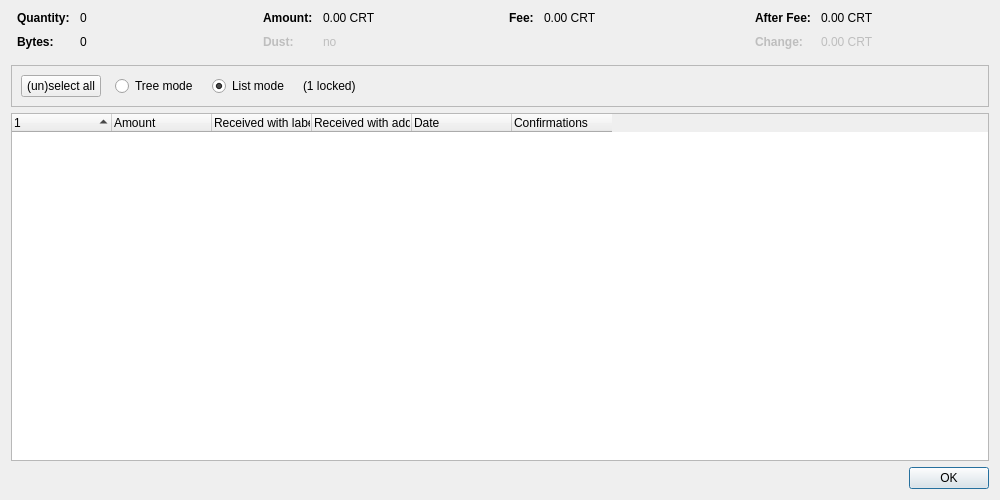
<?xml version="1.0" encoding="UTF-8"?>
<ui version="4.0">
 <class>CoinControlDialog</class>
 <widget class="QDialog" name="CoinControlDialog">
  <property name="geometry">
   <rect>
    <x>0</x>
    <y>0</y>
    <width>1000</width>
    <height>500</height>
   </rect>
  </property>
  <property name="windowTitle">
   <string>Coin Selection</string>
  </property>
  <layout class="QVBoxLayout" name="verticalLayout">
   <item>
    <layout class="QHBoxLayout" name="horizontalLayoutTop" stretch="0,0,0,0">
     <property name="topMargin">
      <number>0</number>
     </property>
     <property name="bottomMargin">
      <number>10</number>
     </property>
     <item>
      <layout class="QFormLayout" name="formLayoutCoinControl1">
       <property name="horizontalSpacing">
        <number>10</number>
       </property>
       <property name="verticalSpacing">
        <number>10</number>
       </property>
       <property name="leftMargin">
        <number>6</number>
       </property>
       <property name="rightMargin">
        <number>6</number>
       </property>
       <item row="0" column="0">
        <widget class="QLabel" name="labelCoinControlQuantityText">
         <property name="font">
          <font>
           <weight>75</weight>
           <bold>true</bold>
          </font>
         </property>
         <property name="text">
          <string>Quantity:</string>
         </property>
        </widget>
       </item>
       <item row="0" column="1">
        <widget class="QLabel" name="labelCoinControlQuantity">
         <property name="cursor">
          <cursorShape>IBeamCursor</cursorShape>
         </property>
         <property name="contextMenuPolicy">
          <enum>Qt::ActionsContextMenu</enum>
         </property>
         <property name="text">
          <string notr="true">0</string>
         </property>
         <property name="textInteractionFlags">
          <set>Qt::LinksAccessibleByMouse|Qt::TextSelectableByKeyboard|Qt::TextSelectableByMouse</set>
         </property>
        </widget>
       </item>
       <item row="1" column="0">
        <widget class="QLabel" name="labelCoinControlBytesText">
         <property name="font">
          <font>
           <weight>75</weight>
           <bold>true</bold>
          </font>
         </property>
         <property name="text">
          <string>Bytes:</string>
         </property>
        </widget>
       </item>
       <item row="1" column="1">
        <widget class="QLabel" name="labelCoinControlBytes">
         <property name="cursor">
          <cursorShape>IBeamCursor</cursorShape>
         </property>
         <property name="contextMenuPolicy">
          <enum>Qt::ActionsContextMenu</enum>
         </property>
         <property name="text">
          <string notr="true">0</string>
         </property>
         <property name="textInteractionFlags">
          <set>Qt::LinksAccessibleByMouse|Qt::TextSelectableByKeyboard|Qt::TextSelectableByMouse</set>
         </property>
        </widget>
       </item>
      </layout>
     </item>
     <item>
      <layout class="QFormLayout" name="formLayoutCoinControl2">
       <property name="horizontalSpacing">
        <number>10</number>
       </property>
       <property name="verticalSpacing">
        <number>10</number>
       </property>
       <property name="leftMargin">
        <number>6</number>
       </property>
       <property name="rightMargin">
        <number>6</number>
       </property>
       <item row="0" column="0">
        <widget class="QLabel" name="labelCoinControlAmountText">
         <property name="font">
          <font>
           <weight>75</weight>
           <bold>true</bold>
          </font>
         </property>
         <property name="text">
          <string>Amount:</string>
         </property>
        </widget>
       </item>
       <item row="0" column="1">
        <widget class="QLabel" name="labelCoinControlAmount">
         <property name="cursor">
          <cursorShape>IBeamCursor</cursorShape>
         </property>
         <property name="contextMenuPolicy">
          <enum>Qt::ActionsContextMenu</enum>
         </property>
         <property name="text">
          <string notr="true">0.00 CRT</string>
         </property>
         <property name="textInteractionFlags">
          <set>Qt::LinksAccessibleByMouse|Qt::TextSelectableByKeyboard|Qt::TextSelectableByMouse</set>
         </property>
        </widget>
       </item>
       <item row="1" column="0">
        <widget class="QLabel" name="labelCoinControlLowOutputText">
         <property name="enabled">
          <bool>false</bool>
         </property>
         <property name="font">
          <font>
           <weight>75</weight>
           <bold>true</bold>
          </font>
         </property>
         <property name="text">
          <string>Dust:</string>
         </property>
        </widget>
       </item>
       <item row="1" column="1">
        <widget class="QLabel" name="labelCoinControlLowOutput">
         <property name="enabled">
          <bool>false</bool>
         </property>
         <property name="cursor">
          <cursorShape>IBeamCursor</cursorShape>
         </property>
         <property name="contextMenuPolicy">
          <enum>Qt::ActionsContextMenu</enum>
         </property>
         <property name="text">
          <string notr="true">no</string>
         </property>
         <property name="textInteractionFlags">
          <set>Qt::LinksAccessibleByMouse|Qt::TextSelectableByKeyboard|Qt::TextSelectableByMouse</set>
         </property>
        </widget>
       </item>
      </layout>
     </item>
     <item>
      <layout class="QFormLayout" name="formLayoutCoinControl3">
       <property name="horizontalSpacing">
        <number>10</number>
       </property>
       <property name="verticalSpacing">
        <number>10</number>
       </property>
       <property name="leftMargin">
        <number>6</number>
       </property>
       <property name="rightMargin">
        <number>6</number>
       </property>
       <item row="0" column="0">
        <widget class="QLabel" name="labelCoinControlFeeText">
         <property name="font">
          <font>
           <weight>75</weight>
           <bold>true</bold>
          </font>
         </property>
         <property name="text">
          <string>Fee:</string>
         </property>
        </widget>
       </item>
       <item row="0" column="1">
        <widget class="QLabel" name="labelCoinControlFee">
         <property name="cursor">
          <cursorShape>IBeamCursor</cursorShape>
         </property>
         <property name="contextMenuPolicy">
          <enum>Qt::ActionsContextMenu</enum>
         </property>
         <property name="text">
          <string notr="true">0.00 CRT</string>
         </property>
         <property name="textInteractionFlags">
          <set>Qt::LinksAccessibleByMouse|Qt::TextSelectableByKeyboard|Qt::TextSelectableByMouse</set>
         </property>
        </widget>
       </item>
      </layout>
     </item>
     <item>
      <layout class="QFormLayout" name="formLayoutCoinControl4">
       <property name="horizontalSpacing">
        <number>10</number>
       </property>
       <property name="verticalSpacing">
        <number>10</number>
       </property>
       <property name="leftMargin">
        <number>6</number>
       </property>
       <property name="rightMargin">
        <number>6</number>
       </property>
       <item row="0" column="0">
        <widget class="QLabel" name="labelCoinControlAfterFeeText">
         <property name="font">
          <font>
           <weight>75</weight>
           <bold>true</bold>
          </font>
         </property>
         <property name="text">
          <string>After Fee:</string>
         </property>
        </widget>
       </item>
       <item row="0" column="1">
        <widget class="QLabel" name="labelCoinControlAfterFee">
         <property name="cursor">
          <cursorShape>IBeamCursor</cursorShape>
         </property>
         <property name="contextMenuPolicy">
          <enum>Qt::ActionsContextMenu</enum>
         </property>
         <property name="text">
          <string notr="true">0.00 CRT</string>
         </property>
         <property name="textInteractionFlags">
          <set>Qt::LinksAccessibleByMouse|Qt::TextSelectableByKeyboard|Qt::TextSelectableByMouse</set>
         </property>
        </widget>
       </item>
       <item row="1" column="0">
        <widget class="QLabel" name="labelCoinControlChangeText">
         <property name="enabled">
          <bool>false</bool>
         </property>
         <property name="font">
          <font>
           <weight>75</weight>
           <bold>true</bold>
          </font>
         </property>
         <property name="text">
          <string>Change:</string>
         </property>
        </widget>
       </item>
       <item row="1" column="1">
        <widget class="QLabel" name="labelCoinControlChange">
         <property name="enabled">
          <bool>false</bool>
         </property>
         <property name="cursor">
          <cursorShape>IBeamCursor</cursorShape>
         </property>
         <property name="contextMenuPolicy">
          <enum>Qt::ActionsContextMenu</enum>
         </property>
         <property name="text">
          <string notr="true">0.00 CRT</string>
         </property>
         <property name="textInteractionFlags">
          <set>Qt::LinksAccessibleByMouse|Qt::TextSelectableByKeyboard|Qt::TextSelectableByMouse</set>
         </property>
        </widget>
       </item>
      </layout>
     </item>
    </layout>
   </item>
   <item>
    <widget class="QFrame" name="frame">
     <property name="minimumSize">
      <size>
       <width>0</width>
       <height>40</height>
      </size>
     </property>
     <property name="frameShape">
      <enum>QFrame::StyledPanel</enum>
     </property>
     <property name="frameShadow">
      <enum>QFrame::Sunken</enum>
     </property>
     <layout class="QHBoxLayout" name="horizontalLayout">
      <item>
       <layout class="QHBoxLayout" name="horizontalLayoutPanel" stretch="0,0,0,0,0">
        <property name="spacing">
         <number>14</number>
        </property>
        <item>
         <widget class="QPushButton" name="pushButtonSelectAll">
          <property name="sizePolicy">
           <sizepolicy hsizetype="Maximum" vsizetype="Fixed">
            <horstretch>0</horstretch>
            <verstretch>0</verstretch>
           </sizepolicy>
          </property>
          <property name="text">
           <string>(un)select all</string>
          </property>
          <property name="autoDefault">
           <bool>false</bool>
          </property>
         </widget>
        </item>
        <item>
         <widget class="QRadioButton" name="radioTreeMode">
          <property name="sizePolicy">
           <sizepolicy hsizetype="Maximum" vsizetype="Fixed">
            <horstretch>0</horstretch>
            <verstretch>0</verstretch>
           </sizepolicy>
          </property>
          <property name="text">
           <string>Tree mode</string>
          </property>
         </widget>
        </item>
        <item>
         <widget class="QRadioButton" name="radioListMode">
          <property name="sizePolicy">
           <sizepolicy hsizetype="Maximum" vsizetype="Fixed">
            <horstretch>0</horstretch>
            <verstretch>0</verstretch>
           </sizepolicy>
          </property>
          <property name="text">
           <string>List mode</string>
          </property>
          <property name="checked">
           <bool>true</bool>
          </property>
         </widget>
        </item>
        <item>
         <widget class="QLabel" name="labelLocked">
          <property name="text">
           <string notr="true">(1 locked)</string>
          </property>
         </widget>
        </item>
        <item>
         <spacer name="horizontalSpacer">
          <property name="orientation">
           <enum>Qt::Horizontal</enum>
          </property>
          <property name="sizeHint" stdset="0">
           <size>
            <width>40</width>
            <height>20</height>
           </size>
          </property>
         </spacer>
        </item>
       </layout>
      </item>
     </layout>
    </widget>
   </item>
   <item>
    <widget class="CoinControlTreeWidget" name="treeWidget">
     <property name="contextMenuPolicy">
      <enum>Qt::CustomContextMenu</enum>
     </property>
     <property name="sortingEnabled">
      <bool>false</bool>
     </property>
     <property name="columnCount">
      <number>6</number>
     </property>
     <attribute name="headerShowSortIndicator" stdset="0">
      <bool>true</bool>
     </attribute>
     <attribute name="headerStretchLastSection">
      <bool>false</bool>
     </attribute>
     <column>
      <property name="text">
       <string/>
      </property>
     </column>
     <column>
      <property name="text">
       <string>Amount</string>
      </property>
     </column>
     <column>
      <property name="text">
       <string>Received with label</string>
      </property>
     </column>
     <column>
      <property name="text">
       <string>Received with address</string>
      </property>
     </column>
     <column>
      <property name="text">
       <string>Date</string>
      </property>
     </column>
     <column>
      <property name="text">
       <string>Confirmations</string>
      </property>
      <property name="toolTip">
       <string>Confirmed</string>
      </property>
     </column>
     <column>
      <property name="text">
       <string/>
      </property>
     </column>
     <column>
      <property name="text">
       <string/>
      </property>
     </column>
     <column>
      <property name="text">
       <string/>
      </property>
     </column>
     <column>
      <property name="text">
       <string/>
      </property>
     </column>
    </widget>
   </item>
   <item>
    <widget class="QDialogButtonBox" name="buttonBox">
     <property name="orientation">
      <enum>Qt::Horizontal</enum>
     </property>
     <property name="standardButtons">
      <set>QDialogButtonBox::Ok</set>
     </property>
    </widget>
   </item>
  </layout>
 </widget>
 <customwidgets>
  <customwidget>
   <class>CoinControlTreeWidget</class>
   <extends>QTreeWidget</extends>
   <header>qt/coincontroltreewidget.h</header>
  </customwidget>
 </customwidgets>
 <resources/>
 <connections/>
</ui>
